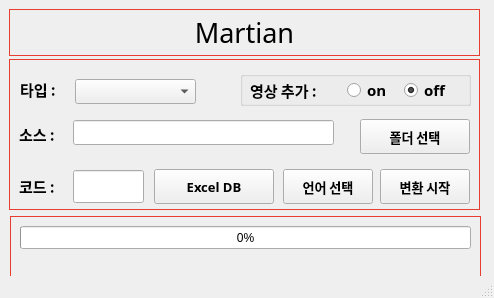
<?xml version="1.0" encoding="UTF-8"?>
<ui version="4.0">
 <class>MainWindow</class>
 <widget class="QMainWindow" name="MainWindow">
  <property name="geometry">
   <rect>
    <x>0</x>
    <y>0</y>
    <width>494</width>
    <height>298</height>
   </rect>
  </property>
  <property name="windowTitle">
   <string>MainWindow</string>
  </property>
  <widget class="QWidget" name="centralwidget">
   <widget class="QWidget" name="wg2" native="true">
    <property name="geometry">
     <rect>
      <x>9</x>
      <y>59</y>
      <width>471</width>
      <height>151</height>
     </rect>
    </property>
    <property name="font">
     <font>
      <pointsize>11</pointsize>
     </font>
    </property>
    <property name="styleSheet">
     <string notr="true">#wg2 {border: 1px solid #e63f30;}</string>
    </property>
    <widget class="QComboBox" name="cb1">
     <property name="geometry">
      <rect>
       <x>66</x>
       <y>20</y>
       <width>121</width>
       <height>25</height>
      </rect>
     </property>
    </widget>
    <widget class="QPushButton" name="pb2">
     <property name="geometry">
      <rect>
       <x>145</x>
       <y>110</y>
       <width>120</width>
       <height>35</height>
      </rect>
     </property>
     <property name="font">
      <font>
       <family>굴림</family>
       <pointsize>10</pointsize>
       <weight>75</weight>
       <bold>true</bold>
      </font>
     </property>
     <property name="contextMenuPolicy">
      <enum>Qt::CustomContextMenu</enum>
     </property>
     <property name="text">
      <string>Excel DB</string>
     </property>
    </widget>
    <widget class="QPushButton" name="pb1">
     <property name="geometry">
      <rect>
       <x>351</x>
       <y>60</y>
       <width>110</width>
       <height>35</height>
      </rect>
     </property>
     <property name="font">
      <font>
       <family>굴림</family>
       <pointsize>10</pointsize>
       <weight>75</weight>
       <bold>true</bold>
      </font>
     </property>
     <property name="text">
      <string>폴더 선택</string>
     </property>
    </widget>
    <widget class="QLabel" name="lb2">
     <property name="geometry">
      <rect>
       <x>10</x>
       <y>65</y>
       <width>41</width>
       <height>20</height>
      </rect>
     </property>
     <property name="font">
      <font>
       <family>굴림</family>
       <pointsize>11</pointsize>
       <weight>75</weight>
       <bold>true</bold>
      </font>
     </property>
     <property name="text">
      <string>소스 : </string>
     </property>
    </widget>
    <widget class="QPushButton" name="pb3">
     <property name="geometry">
      <rect>
       <x>274</x>
       <y>110</y>
       <width>90</width>
       <height>35</height>
      </rect>
     </property>
     <property name="font">
      <font>
       <family>굴림</family>
       <pointsize>10</pointsize>
       <weight>75</weight>
       <bold>true</bold>
      </font>
     </property>
     <property name="text">
      <string>언어 선택</string>
     </property>
    </widget>
    <widget class="QGroupBox" name="groupBox">
     <property name="geometry">
      <rect>
       <x>231</x>
       <y>12</y>
       <width>231</width>
       <height>35</height>
      </rect>
     </property>
     <property name="title">
      <string/>
     </property>
     <property name="alignment">
      <set>Qt::AlignBottom|Qt::AlignHCenter</set>
     </property>
     <property name="flat">
      <bool>false</bool>
     </property>
     <property name="checkable">
      <bool>false</bool>
     </property>
     <widget class="QRadioButton" name="rb1">
      <property name="geometry">
       <rect>
        <x>107</x>
        <y>9</y>
        <width>51</width>
        <height>20</height>
       </rect>
      </property>
      <property name="font">
       <font>
        <family>굴림</family>
        <pointsize>11</pointsize>
        <weight>75</weight>
        <bold>true</bold>
       </font>
      </property>
      <property name="text">
       <string>on</string>
      </property>
     </widget>
     <widget class="QRadioButton" name="rb2">
      <property name="geometry">
       <rect>
        <x>164</x>
        <y>9</y>
        <width>50</width>
        <height>20</height>
       </rect>
      </property>
      <property name="font">
       <font>
        <family>굴림</family>
        <pointsize>11</pointsize>
        <weight>75</weight>
        <bold>true</bold>
       </font>
      </property>
      <property name="contextMenuPolicy">
       <enum>Qt::DefaultContextMenu</enum>
      </property>
      <property name="autoFillBackground">
       <bool>false</bool>
      </property>
      <property name="text">
       <string>off</string>
      </property>
      <property name="checked">
       <bool>true</bool>
      </property>
     </widget>
     <widget class="QLabel" name="lb3">
      <property name="geometry">
       <rect>
        <x>10</x>
        <y>9</y>
        <width>91</width>
        <height>20</height>
       </rect>
      </property>
      <property name="font">
       <font>
        <family>굴림</family>
        <pointsize>11</pointsize>
        <weight>75</weight>
        <bold>true</bold>
       </font>
      </property>
      <property name="text">
       <string>영상 추가 : </string>
      </property>
     </widget>
    </widget>
    <widget class="QPushButton" name="pb4">
     <property name="geometry">
      <rect>
       <x>371</x>
       <y>110</y>
       <width>90</width>
       <height>35</height>
      </rect>
     </property>
     <property name="font">
      <font>
       <family>굴림</family>
       <pointsize>10</pointsize>
       <weight>75</weight>
       <bold>true</bold>
      </font>
     </property>
     <property name="text">
      <string>변환 시작</string>
     </property>
    </widget>
    <widget class="QLineEdit" name="le1">
     <property name="geometry">
      <rect>
       <x>64</x>
       <y>61</y>
       <width>261</width>
       <height>25</height>
      </rect>
     </property>
    </widget>
    <widget class="QLabel" name="lb1">
     <property name="geometry">
      <rect>
       <x>11</x>
       <y>20</y>
       <width>41</width>
       <height>20</height>
      </rect>
     </property>
     <property name="font">
      <font>
       <family>굴림</family>
       <pointsize>11</pointsize>
       <weight>75</weight>
       <bold>true</bold>
      </font>
     </property>
     <property name="text">
      <string>타입 : </string>
     </property>
    </widget>
    <widget class="QLineEdit" name="le2">
     <property name="geometry">
      <rect>
       <x>64</x>
       <y>111</y>
       <width>71</width>
       <height>33</height>
      </rect>
     </property>
    </widget>
    <widget class="QLabel" name="label">
     <property name="geometry">
      <rect>
       <x>10</x>
       <y>119</y>
       <width>41</width>
       <height>16</height>
      </rect>
     </property>
     <property name="font">
      <font>
       <family>굴림</family>
       <pointsize>11</pointsize>
       <weight>75</weight>
       <bold>true</bold>
      </font>
     </property>
     <property name="text">
      <string>코드 : </string>
     </property>
    </widget>
   </widget>
   <widget class="QWidget" name="wg1" native="true">
    <property name="enabled">
     <bool>true</bool>
    </property>
    <property name="geometry">
     <rect>
      <x>9</x>
      <y>9</y>
      <width>471</width>
      <height>47</height>
     </rect>
    </property>
    <property name="autoFillBackground">
     <bool>false</bool>
    </property>
    <property name="styleSheet">
     <string notr="true">#wg1 {
	border: 1px solid #e63f30;
}
</string>
    </property>
    <widget class="QLabel" name="mainTitle">
     <property name="geometry">
      <rect>
       <x>9</x>
       <y>9</y>
       <width>453</width>
       <height>29</height>
      </rect>
     </property>
     <property name="font">
      <font>
       <family>Ubuntu Mono</family>
       <pointsize>20</pointsize>
       <weight>50</weight>
       <bold>false</bold>
       <kerning>true</kerning>
      </font>
     </property>
     <property name="contextMenuPolicy">
      <enum>Qt::DefaultContextMenu</enum>
     </property>
     <property name="frameShape">
      <enum>QFrame::NoFrame</enum>
     </property>
     <property name="frameShadow">
      <enum>QFrame::Plain</enum>
     </property>
     <property name="lineWidth">
      <number>1</number>
     </property>
     <property name="text">
      <string>Martian</string>
     </property>
     <property name="alignment">
      <set>Qt::AlignCenter</set>
     </property>
    </widget>
   </widget>
   <widget class="QWidget" name="wg3" native="true">
    <property name="geometry">
     <rect>
      <x>10</x>
      <y>216</y>
      <width>471</width>
      <height>61</height>
     </rect>
    </property>
    <property name="styleSheet">
     <string notr="true">#wg3 {border: 1px solid #e63f30;}</string>
    </property>
    <widget class="QProgressBar" name="pbar1">
     <property name="geometry">
      <rect>
       <x>10</x>
       <y>10</y>
       <width>451</width>
       <height>23</height>
      </rect>
     </property>
     <property name="value">
      <number>0</number>
     </property>
     <property name="orientation">
      <enum>Qt::Horizontal</enum>
     </property>
    </widget>
    <widget class="QLabel" name="lb4">
     <property name="geometry">
      <rect>
       <x>11</x>
       <y>39</y>
       <width>421</width>
       <height>16</height>
      </rect>
     </property>
     <property name="font">
      <font>
       <family>굴림</family>
       <pointsize>6</pointsize>
       <weight>50</weight>
       <bold>false</bold>
      </font>
     </property>
     <property name="text">
      <string/>
     </property>
     <property name="alignment">
      <set>Qt::AlignCenter</set>
     </property>
    </widget>
   </widget>
  </widget>
  <widget class="QStatusBar" name="statusbar"/>
 </widget>
 <resources/>
 <connections/>
</ui>
